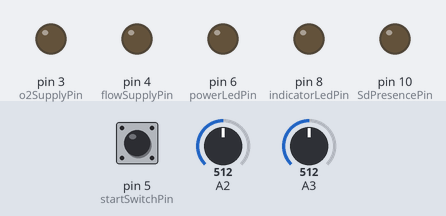
The sketch below on a simulated Arduino Uno, built with avr-gcc and run on an emulated ATmega328P. Shown: output pins drawn as LEDs (lit = HIGH). Inputs (shaded band) come from the test bench; at power-on: pin 5 (startSwitchPin) LOW, A2 = 512, A3 = 512. Storage starts empty; what the sketch prints to the serial monitor is not drawn.

Above: at 1.3 s.
1.4 s: pin 5 (startSwitchPin) pulled HIGH for 3 s
At 3.8 s:
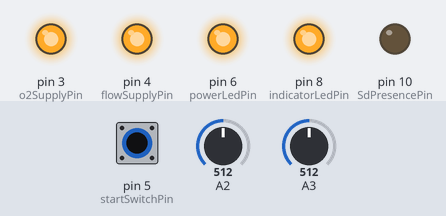
At 6.9 s:
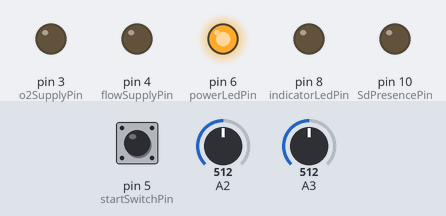
Timing chart, 0 to 13.4 s (numbered marks = the images above; inputs shaded):
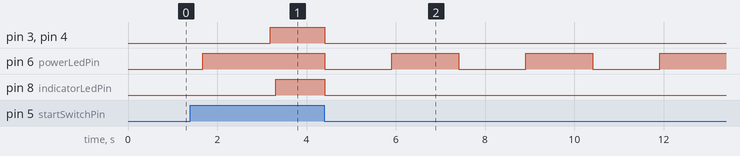

The sketch:

Spirometer_Update.ino
```cpp
/*
Spirometer Testing V4
*/

/*________________________________________________
Libraries
*/

//SD card library (included in Arduino IDE)
//SD card library requires digital pins 10, 11, 12, 13
#include <SD.h>


//I2C communications library (included in Arduino IDE)
#include <Wire.h>


//Real-time clock library (uses Wire.h, from https://github.com/adafruit/RTClib)
//Set RTC clock via https://learn.adafruit.com/adafruit-pcf8523-real-time-clock/rtc-with-circuitpython?view=all#usage)
#include <RTClib.h>


/*________________________________________________________
Definitions
*/

//Empty data logger file
File logFile;


//Real Time Clock object
RTC_Millis rtc;


//Minimum time for applied voltage to flow sensor before readings are valid (30ms)
const int warmupFlowTime = 30;


//Minimum time for applied voltage to O2 sensor before readings are valid (20min = 1200000ms = 300000ms * 4 breaks )
const long warmupO2Time = 300000;


//Interval between readings (ms)
const int readingInterval = 0;


//Empty variable for analog readings
int flowAnalog;
int o2Analog;


//Empty variables for time (milliseconds)
unsigned long startTime = millis();        //Logger start time since power on
unsigned long readingTime;        //Time of each reading
unsigned long endTime;                //Logger stop time since power on


//Debouncing of button variables
int buttonVal = 0;                //Store current button state
int buttonOldVal = 0;        //Store previous button state
int buttonState = 0;        //0 = 'dormant state', 1 = 'data logging state'


/*__________________________________________________________________________
 Pinouts
*/


//Analog (for reference, not needed in code)


//O2 sensor read
//airO2Pin = A2;


//Flow sensor read
//airFlowPin =  A3;


//Real-time clock (I2C connection)
//serialDataPin = A4;
//serialClockPin = A5;


//Digital


//Button input
int startSwitchPin = 5;


//Flow sensor voltage supply
int flowSupplyPin = 4;


//O2 sensor voltage supply
int o2SupplyPin = 3;


//LEDs
int indicatorLedPin = 8;
int powerLedPin = 6;


//SD detector pin
int SdPresencePin = 10;


/*___________________________
V_Setup
*/

void setup(){
        //Start serial communication through at 115200 baud (bits/s)
        Serial.begin(115200);

        //Set led pins to output and off
        pinMode(indicatorLedPin, OUTPUT);
        digitalWrite(indicatorLedPin, LOW);
        pinMode(powerLedPin, OUTPUT);
        digitalWrite(powerLedPin, LOW);

        //Set button pin to input
        pinMode(startSwitchPin, INPUT);

        //Set sensor pins to input
        pinMode(A2, INPUT);
        pinMode(A3, INPUT);

        //Set sensor voltage supply pins to output
        pinMode(flowSupplyPin, OUTPUT);
        pinMode(o2SupplyPin, OUTPUT);

        //Initialize RTC
    rtc.begin(DateTime(F(__DATE__), F(__TIME__)));

        //Initialize SD card
        Serial.println("Initializing SD card...");
        pinMode(SdPresencePin, OUTPUT);

        //SD card detection
        if (!SD.begin(SdPresencePin)){
                Serial.println("No SD Card.");
                delay(100);
        } else {
                Serial.println("SD Card Ready.");
        }

        //Wait before starting main loop
        delay(150);

        Serial.println("Waiting for input...");
}


/*________________________________________
V_New File
*/

void newFile(){

        //Create new data file
        char fileName[] = "logger00.csv";

        //Loop to create multiple new files
        for (uint8_t i = 0; i < 100; i++){
                fileName[6] = i/10 + '0';
                fileName[7] = i%10 + '0';

                //Open new file only if it doesn't exist
                if (!SD.exists(fileName)){
                        logFile = SD.open(fileName, FILE_WRITE);
                        break;
                }
        }
        //Check for logger file
        if (!logFile){
                Serial.println("Could not create file");
        } else if (logFile){

                Serial.print("Logging to: ");
                Serial.println(fileName);

                //Write new header if file exists
                logFile.println("Date,ReadTime,Millis,FlowAnalog,FlowVoltage,FlowRate,O2Analog,O2Voltage,O2Percent");

        }
}


/*________________________
V_Loop
*/


void loop(){
        //Read and store button input
        buttonVal = digitalRead(startSwitchPin);

        //Check for a transition in button
        if ((buttonVal == HIGH) && (buttonOldVal == LOW)){

                //Change state
                buttonState = 1 - buttonState;

                //Create and open new data file
                newFile();

                //Enter 'data logger state'
                Serial.println("Logging initiated");

                //Wait for minimum warmup time to equilibrate the o2 sensor
                digitalWrite(o2SupplyPin, HIGH);
                /*digitalWrite(indicatorLedPin, HIGH);
                delay(warmupO2Time);
                Serial.println("15 minutes left");
                delay(warmupO2Time);
                Serial.println("10 minutes left");
                delay(warmupO2Time);
                Serial.println("5 minutes left");
                delay(warmupO2Time);*/
                //Wait for minimum warmup time to equilibrate the flow sensor
                digitalWrite(flowSupplyPin, HIGH);
                delay(warmupFlowTime);

                //Start Time (rtc reading)
                DateTime now = rtc.now();

                //Date
                logFile.print(now.month(), DEC);
                logFile.print('/');
                logFile.print(now.day(), DEC);
                logFile.print('/');
                logFile.print(now.year(), DEC);
                logFile.print(',');
                //Time
                logFile.print(now.hour(), DEC);
                logFile.print(':');
                logFile.print(now.minute(), DEC);
                logFile.print(':');
                logFile.print(now.second(), DEC);
                logFile.print(',');
                //Empty readings
                logFile.println(" , , , , , , ");

                delay(100);

        }
        if ((buttonVal == LOW) && (buttonOldVal == HIGH)){

                //Change state
                buttonState = 1 - buttonState;

                //End time (rtc reading)
                DateTime now = rtc.now();

                //Date
                logFile.print(now.month(), DEC);
                logFile.print('/');
                logFile.print(now.day(), DEC);
                logFile.print('/');
                logFile.print(now.year(), DEC);
                logFile.print(',');
                //Time
                logFile.print(now.hour(), DEC);
                logFile.print(':');
                logFile.print(now.minute(), DEC);
                logFile.print(':');
                logFile.print(now.second(), DEC);
                logFile.print(',');
                //Empty readings
                logFile.println(" , , , , , , ");

                //Close data file.
                logFile.close();

        }

        //Button value is old, store it for comparison
        buttonOldVal = buttonVal;

        if (buttonState == 1){

                //Indicator (green) LED solid during data collection
                digitalWrite(indicatorLedPin, HIGH);

                //Read voltage from sensors
                flowAnalog = analogRead(A3);
                o2Analog = analogRead(A2);
                readingTime = millis();

                Serial.print("Reading Time (ms)");
                Serial.print(readingTime);
                Serial.print("\t");

                Serial.print("Flow Analog Read: ");
                Serial.print(flowAnalog);
                Serial.print("\t");

                //Calculate flow voltage from reading [analog * sensor reference voltage]/1023
                float flowVolt = flowAnalog * 5.0;
                flowVolt /= 1023.0;

                Serial.print("Flow Voltage: ");
                Serial.print(flowVolt);
                Serial.print("\t");

                //Calculate air flow rate from voltage in mL/minute for MEMS Flow Sensor D6F-P0001A1 (Bufo breathalyzer 2.0 - 01.31.2024)
                float flowRate = 50 * flowVolt - 25;


                Serial.print("Flow Rate: ");
                Serial.print(flowRate);
                Serial.print("\t");

                //Calculate o2 voltage from reading [analog * sensor reference voltage]/1023
                float o2Volt = o2Analog * 5.0;
                o2Volt /= 1023.0;

                Serial.print("O2 Analog Read: ");
                Serial.print(o2Analog);
                Serial.print("\t");

                Serial.print("O2 Voltage: ");
                Serial.print(o2Volt);
                Serial.print("\t");

                //Calculate o2 percentage from voltage
                float o2Percent = ((o2Volt * 0.21)/2.0)*100;

                Serial.print("O2 Percent: ");
                Serial.print(o2Percent);
                Serial.println("%");

                //Write to sd
                //Empty Date and ReadTime cells
                logFile.print(" , ,");
                //Millis
                logFile.print(readingTime);
                logFile.print(',');
                //Flow
                //Analog
                logFile.print(flowAnalog);
                logFile.print(',');
                //Voltage
                logFile.print(flowVolt);
                logFile.print(',');
                //Flow
                logFile.print(flowRate);
                logFile.print(',');
                //O2
                //Analog
                logFile.print(o2Analog);
                logFile.print(',');
                //Voltage
                logFile.print(o2Volt);
                logFile.print(',');
                //Flow
                logFile.println(o2Percent);


                //Delay between readings
                delay(readingInterval);

        } else if (buttonState ==0){
                //Enter 'dormant state'

                //Turn off power to sensors
                digitalWrite(flowSupplyPin, LOW);
                digitalWrite(o2SupplyPin, LOW);
                digitalWrite(indicatorLedPin, LOW);

                //Blink every 1.5s until logger started
                digitalWrite(powerLedPin,LOW);
                delay(1500);
                digitalWrite(powerLedPin, HIGH);
                delay(1500);

        }

}
```

Measured:
- after the input at 1.4 s, pin 3 (o2SupplyPin), pin 4 (flowSupplyPin): LOW → HIGH after 1.8 s, → LOW 1.2 s later; pin 8 (indicatorLedPin): LOW → HIGH after 1.9 s, → LOW 1.1 s later
- by itself, pin 6 (powerLedPin): repeats every 3.0 s: LOW 1.5 s, HIGH 1.5 s
